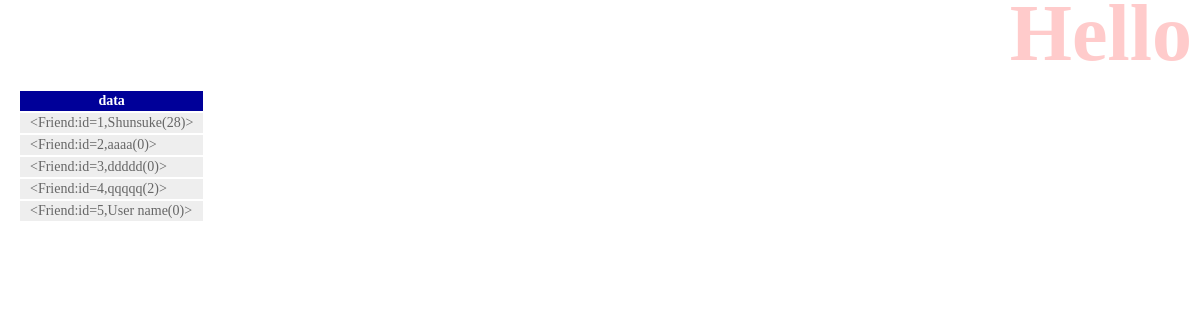
The page /hello/ on the database as committed earlier.
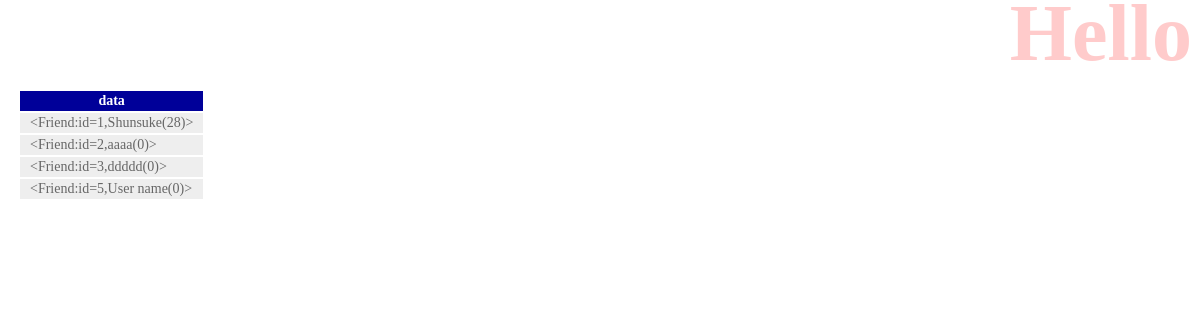
The same page on the database as committed later.
### hello/models.py (models this page shows)
class Friend(models.Model):
    name = models.CharField(max_length=100)
    mail = models.EmailField(max_length=200)
    gender = models.BooleanField()
    age = models.IntegerField(default=0)
    birthday = models.DateField()
    def __str__(self):
        return '<Friend:id='+str(self.id)+','+self.name+'('+str(self.age)+')>'

### hello/views.py (the view)
# urls.py: path('', views.index, name='index'),
def index(request):
    data = Friend.objects.all()
    params = {
        'title': 'Hello',
        'data': data,
    }
    return render(request, 'hello/index.html', params)

### hello/templates/hello/index.html (shortened to what this page needs)
{% load static%}
<!DOCTYPE html>
<html>
    <head>
        <link rel="stylesheet" type="text/css" href="{% static 'hello/css/style.css'%}">
    </head>
    <body>
        <h1>{{title}}</h1>
        <table>
            <tr>
                <th>data</th>
            </tr>
            {%for item in data%}
            <tr>
                <td>{{item}}</td>
            </tr>
            {% endfor %}
        </table>
    </body>
</html>

### hello/static/hello/css/style.css (style rules this page uses)
body { color:gray; font-size:16pt; }
h1 { color:red; opacity:0.2; font-size:60pt; margin-top:-20px; margin-bottom:0px; text-align:right; }
table { margin:10px; font-size:14px; }
table tr th { background-color:#009; color:white; padding:2px 10px; border-width:2px; }
table tr td { background-color:#eee; color:#666; padding:2px 10px; border-width:2px; }

Rows that differ between the two databases and show on the page:
removed Friend: id+name+age "<Friend:id=4,qqqqq(2)>"
